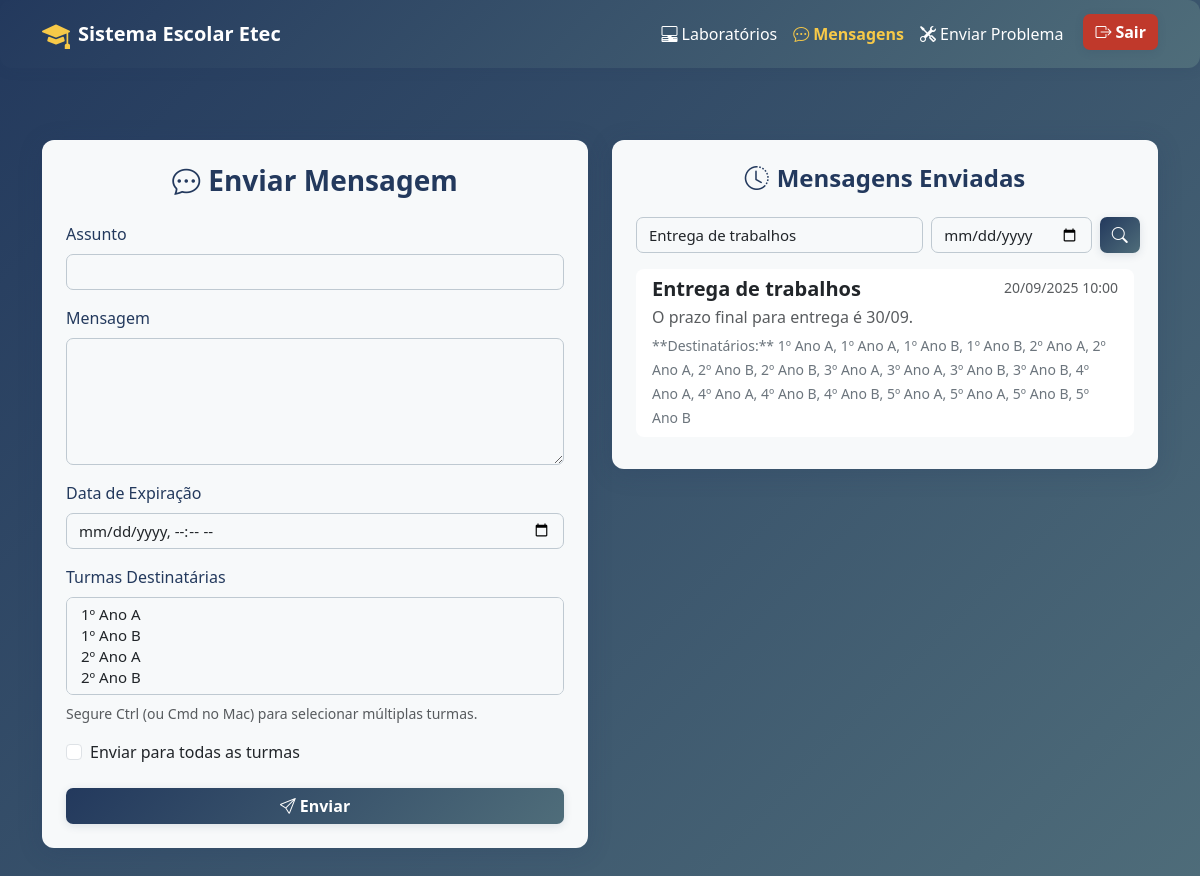
The page /view/professor/mensagem.php?filtro_assunto=Entrega de trabalhos (signed in) on the database its author committed.
### tables this page shows
CREATE TABLE `mensagem` (
  `id_mensagem` int(11) NOT NULL,
  `assunto` varchar(100) NOT NULL,
  `mensagem` text NOT NULL,
  `data_envio` datetime NOT NULL,
  `id_remetente` int(11) NOT NULL,
  `enviar_para_todas` tinyint(1) NOT NULL DEFAULT 0,
  `created_at` timestamp NOT NULL DEFAULT current_timestamp(),
  `updated_at` timestamp NOT NULL DEFAULT current_timestamp() ON UPDATE current_timestamp(),
  `data_expiracao` datetime DEFAULT NULL
);

### view/professor/mensagem.php (the view, shortened to what this page needs)
<?php
include '../../conexao.php';
$sql_turmas = "SELECT id_turma, nome_turma FROM turma ORDER BY nome_turma";
$result_turmas = $conn->query($sql_turmas);
$filtro_assunto = isset($_GET['filtro_assunto']) ? trim($_GET['filtro_assunto']) : '';
$filtro_data = isset($_GET['filtro_data']) ? trim($_GET['filtro_data']) : '';
$id_remetente = $_SESSION["id_usuario"];
$where = "m.id_remetente = $id_remetente";
if ($filtro_assunto !== '') {
    $where .= " AND m.assunto LIKE '%" . $conn->real_escape_string($filtro_assunto) . "%'";
}
$sql_mensagens_enviadas = "
    SELECT m.assunto, m.mensagem, m.data_envio,
           (SELECT GROUP_CONCAT(t.nome_turma SEPARATOR ', ')
            FROM mensagem_turma mt
            JOIN turma t ON mt.id_mensagem = m.id_mensagem
            WHERE mt.id_mensagem = m.id_mensagem) AS turmas_destinatarias
    FROM mensagem m
    WHERE $where
    ORDER BY m.data_envio DESC
";
$result_mensagens_enviadas = $conn->query($sql_mensagens_enviadas);
?>
<!DOCTYPE html>
<html lang="pt-BR">
<head>
    <link rel="stylesheet" href="https://cdn.jsdelivr.net/npm/bootstrap@5.3.3/dist/css/bootstrap.min.css">
    <link rel="stylesheet" href="https://cdn.jsdelivr.net/npm/bootstrap-icons@1.11.3/font/bootstrap-icons.css">
</head>
<body>
    <nav class="navbar navbar-expand-lg bg-body-tertiary shadow-sm mb-4">
        <div class="container">
            <a class="navbar-brand d-flex align-items-center" href="#">
                <i class="bi bi-mortarboard-fill me-2 fs-3" style="color: #f7c948;"></i>
                <span class="fw-bold">Sistema Escolar Etec</span>
            </a>
            <div class="collapse navbar-collapse" id="navbarProfessor">
                <ul class="navbar-nav ms-auto mb-2 mb-lg-0">
                    <li class="nav-item">
                        <a class="nav-link" href="reservar_laboratorio.php"><i class="bi bi-pc-display-horizontal me-1"></i>Laboratórios</a>
                    </li>
                    <li class="nav-item">
                        <a class="nav-link active fw-bold" href="mensagem.php"><i class="bi bi-chat-dots me-1"></i>Mensagens</a>
                    </li>
                    <li class="nav-item">
                        <a class="nav-link" href="problema.php"><i class="bi bi-tools me-1"></i>Enviar Problema</a>
                    </li>
                    <li class="nav-item">
                        <button class="btn btn-danger" onclick="window.location.href='../../src/logout.php'" style="margin-left:12px;"><i class="bi bi-box-arrow-right me-1"></i>Sair</button>
                    </li>
                </ul>
            </div>
        </div>
    </nav>
    <div class="container py-5">
        <div class="row">
            <div class="col-md-6 mb-4">
                <div class="card shadow-lg border-0 rounded-4">
                    <div class="card-body p-4">
                        <h3 class="text-center mb-4"><i class="bi bi-chat-dots me-2"></i>Enviar Mensagem</h3>
                        <form action="../../src/enviar_mensagem.php" method="POST">
                            <div class="mb-3">
                                <label for="assunto" class="form-label">Assunto</label>
                                <input type="text" class="form-control" id="assunto" name="assunto" required>
                            </div>
                            <div class="mb-3">
                                <label for="mensagem" class="form-label">Mensagem</label>
                                <textarea class="form-control" id="mensagem" name="mensagem" rows="5" required></textarea>
                            </div>
                            <div class="mb-3">
                                <label for="data_expiracao" class="form-label">Data de Expiração</label>
                                <input type="datetime-local" class="form-control" id="data_expiracao" name="data_expiracao" required>
                            </div>
                            <div class="mb-3">
                                <label for="turmas" class="form-label">Turmas Destinatárias</label>
                                <select class="form-select" id="turmas" name="turmas[]" multiple>
                                    <?php
                                    if ($result_turmas && $result_turmas->num_rows > 0) {
                                        while ($turma = $result_turmas->fetch_assoc()) {
                                            echo '<option value="' . $turma['id_turma'] . '">' . htmlspecialchars($turma['nome_turma']) . '</option>';
                                        }
                                    }
                                    ?>
                                </select>
                                <div class="form-text mt-2">Segure Ctrl (ou Cmd no Mac) para selecionar múltiplas turmas.</div>
                            </div>
                            <div class="form-check mb-4">
                                <input class="form-check-input" type="checkbox" name="enviar_para_todas" value="1" id="enviarParaTodas">
                                <label class="form-check-label" for="enviarParaTodas">
                                    Enviar para todas as turmas
                                </label>
                            </div>
                            <button type="submit" class="btn btn-primary w-100 rounded-3">
                                <i class="bi bi-send me-1"></i>Enviar
                            </button>
                        </form>
                    </div>
                </div>
            </div>
            <div class="col-md-6">
                <div class="card shadow-lg border-0 rounded-4">
                    <div class="card-body p-4">
                        <h4 class="text-center mb-4"><i class="bi bi-clock-history me-2"></i>Mensagens Enviadas</h4>
                        <form class="row g-2 mb-3" method="get" action="">
                            <div class="col-7">
                                <input type="text" class="form-control" name="filtro_assunto" placeholder="Pesquisar por assunto" value="<?php echo htmlspecialchars($filtro_assunto); ?>">
                            </div>
                            <div class="col-4">
                                <input type="date" class="form-control" name="filtro_data" value="<?php echo htmlspecialchars($filtro_data); ?>">
                            </div>
                            <div class="col-1 d-grid">
                                <button type="submit" class="btn btn-primary" title="Pesquisar">
                                    <i class="bi bi-search"></i>
                                </button>
                            </div>
                        </form>
                        <div class="list-group list-group-flush">
                            <?php if ($result_mensagens_enviadas && $result_mensagens_enviadas->num_rows > 0): ?>
                                <?php while ($msg = $result_mensagens_enviadas->fetch_assoc()): ?>
                                    <div class="list-group-item list-group-item-action mb-2 rounded-3">
                                        <div class="d-flex w-100 justify-content-between">
                                            <h5 class="mb-1 fw-bold"><?php echo htmlspecialchars($msg['assunto']); ?></h5>
                                            <small class="text-muted"><?php echo date('d/m/Y H:i', strtotime($msg['data_envio'])); ?></small>
                                        </div>
                                        <p class="mb-1 text-muted"><?php echo nl2br(htmlspecialchars($msg['mensagem'])); ?></p>
                                        <small class="text-secondary">
                                            **Destinatários:** <?php echo !empty($msg['turmas_destinatarias']) ? htmlspecialchars($msg['turmas_destinatarias']) : 'Todas as turmas'; ?>
                                        </small>
                                    </div>
                                <?php endwhile; ?>
                            <?php else: ?>
                                <div class="alert alert-info text-center">Você ainda não enviou mensagens.</div>
                            <?php endif; ?>
                        </div>
                    </div>
                </div>
            </div>
        </div>
    </div>
</body>
</html>

### view/professor/mensagem.php (style rules this page uses)
body { font-family: 'Segoe UI', Tahoma, Geneva, Verdana, sans-serif; background: linear-gradient(135deg, #23395d 0%, #4f6d7a 100%); min-height: 100vh; }
.navbar { background: linear-gradient(135deg, #23395d 0%, #4f6d7a 100%) !important; box-shadow: 0 2px 12px #23395d22 !important; border-radius: 12px !important; margin-bottom: 32px; }
.navbar .navbar-brand, .navbar .nav-link, .navbar .navbar-toggler { color: #fff !important; }
.navbar .nav-link.active, .navbar .nav-link:focus { color: #f7c948 !important; }
.card { background: #f7f9fa !important; border-radius: 12px !important; box-shadow: 0 4px 24px #23395d33 !important; border: none !important; }
.card-title, h3, h4 { color: #23395d !important; font-family: 'Segoe UI', Tahoma, Geneva, Verdana, sans-serif; font-weight: 700; }
.form-label { color: #23395d !important; font-weight: 500; }
.form-control, .form-select, textarea { background-color: #f7f9fa !important; border: 1.5px solid #bfc9d1 !important; border-radius: 7px !important; font-size: 15px; transition: border-color 0.3s, box-shadow 0.3s; }
.btn-primary { background: linear-gradient(135deg, #23395d 0%, #4f6d7a 100%) !important; color: #fff !important; border: none !important; border-radius: 7px !important; font-size: 16px; font-weight: 600; box-shadow: 0 2px 8px #23395d22; transition: background 0.2s, box-shadow 0.2s; }
.btn-danger { background: #c0392b !important; color: #fff !important; border: none !important; border-radius: 7px !important; font-size: 16px; font-weight: 600; box-shadow: 0 2px 8px #23395d22; transition: background 0.2s, color 0.2s; }

### rows shown on the page
mensagem: assunto "Entrega de trabalhos", data_envio "20/09/2025 10:00", mensagem "O prazo final para entrega é 30/09.", turmas_destinatarias "1º Ano A, 1º Ano A, 1º Ano B, 1º Ano B, 2º Ano A, 2º Ano A, 2º Ano B, 2º Ano B, 3º Ano A, 3º Ano A, 3º Ano B, 3º Ano B, 4º Ano A, 4º Ano A, 4º Ano B, 4º Ano B, 5º Ano A, 5º Ano A, 5º Ano B, 5º Ano B"
